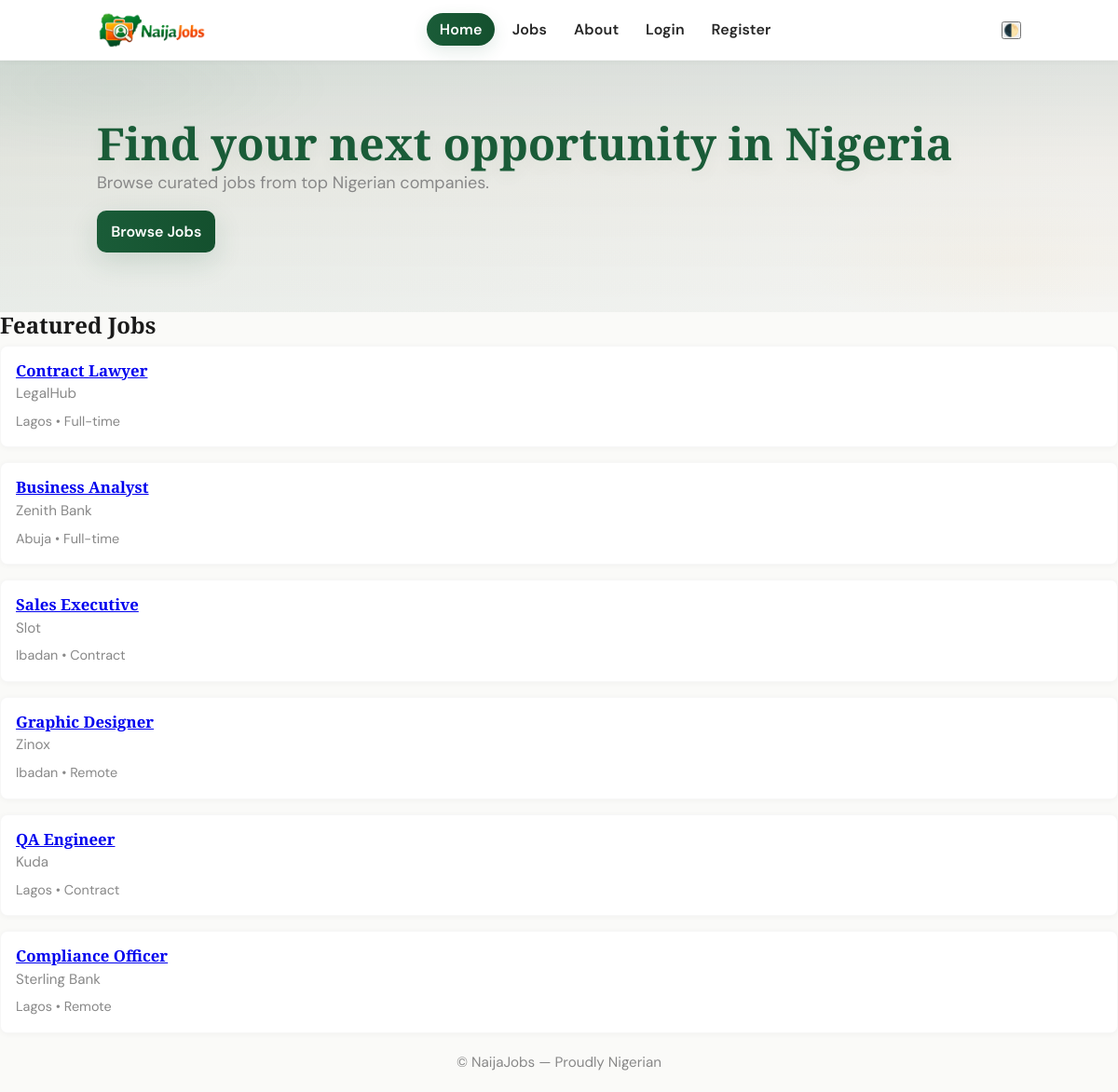
The page / on the database its author committed.
### jobs/models.py (models this page shows, shortened)
class Job(models.Model):
    owner = models.ForeignKey(User, on_delete=models.CASCADE, related_name='jobs')
    title = models.CharField(max_length=200)
    company = models.CharField(max_length=200)
    location = models.CharField(max_length=200)
    job_type = models.CharField(max_length=2, choices=JOB_TYPE_CHOICES, default='FT')
    salary_min = models.PositiveIntegerField(null=True, blank=True)
    salary_max = models.PositiveIntegerField(null=True, blank=True)
    description = models.TextField()
    category = models.CharField(max_length=50, choices=CATEGORY_CHOICES, default='Tech')
    date_posted = models.DateTimeField(auto_now_add=True)
    is_active = models.BooleanField(default=True)
    class Meta:
        ordering = ['-date_posted']

### jobs/views.py (the view)
# urls.py: path('', views.homepage, name='homepage'),
def homepage(request):
    featured = Job.objects.filter(is_active=True).order_by('-date_posted')[:6]
    return render(request, 'jobs/homepage.html', {'featured': featured})

### jobs/templates/jobs/homepage.html
{% extends 'jobs/base.html' %}
{% block content %}
<section class="hero">
  <div class="hero-inner container">
    <h1>Find your next opportunity in Nigeria</h1>
    <p>Browse curated jobs from top Nigerian companies.</p>
    <a class="btn" href="{% url 'jobs:job_list' %}">Browse Jobs</a>
  </div>
  <div class="overlay-contrast" aria-hidden="true"></div>
</section>
<section class="featured">
  <h2>Featured Jobs</h2>
  <div class="grid">
    {% for job in featured %}
      <article class="job-card" data-job-id="{{ job.id }}">
        <h3><a href="{% url 'jobs:job_detail' job.id %}">{{ job.title }}</a></h3>
        <p class="company">{{ job.company }}</p>
        <p class="meta">{{ job.location }} • {{ job.get_job_type_display }}</p>
      </article>
    {% empty %}
      <p>No featured jobs yet.</p>
    {% endfor %}
  </div>
</section>
{% endblock %}

### jobs/templates/jobs/base.html (shortened to what this page needs)
{% load static %}
<!doctype html>
<html lang="en">
<head>
  <link rel="stylesheet" href="{% static 'jobs/css/styles.css' %}">
</head>
<body>
  <header class="site-header">
    <nav class="nav">
      <a class="brand" href="{% url 'jobs:homepage' %}">
  <img src="{% static 'jobs/images/logo.png' %}" alt="NaijaJobs" width="160" height="40">
</a>
      <ul class="nav-links">
        <li><a href="{% url 'jobs:homepage' %}">Home</a></li>
        <li><a href="{% url 'jobs:job_list' %}">Jobs</a></li>
        <li><a href="{% url 'jobs:about' %}">About</a></li>
        {% if user.is_authenticated %}
          <li><a href="{% url 'jobs:post_job' %}">Post a Job</a></li>
          <li><a href="{% url 'jobs:my_listings' %}">My Listings</a></li>
          <li><a href="{% url 'jobs:logout' %}">Logout</a></li>
        {% else %}
          <li><a href="{% url 'jobs:login' %}">Login</a></li>
          <li><a href="{% url 'jobs:register' %}">Register</a></li>
        {% endif %}
      </ul>
      <button id="dark-toggle" aria-label="Toggle dark mode">🌓</button>
    </nav>
  </header>
  <main>
    {% block content %}{% endblock %}
  </main>
  <footer class="site-footer">
    <p>&copy; NaijaJobs — Proudly Nigerian</p>
  </footer>
</body>
</html>

### rows shown on the page
Job: title "Contract Lawyer", company "LegalHub", location "Lagos", job_type "Full-time"
Job: title "Business Analyst", company "Zenith Bank", location "Abuja", job_type "Full-time"
Job: title "Sales Executive", company "Slot", location "Ibadan", job_type "Contract"
Job: title "Graphic Designer", company "Zinox", location "Ibadan", job_type "Remote"
Job: title "QA Engineer", company "Kuda", location "Lagos", job_type "Contract"
Job: title "Compliance Officer", company "Sterling Bank", location "Lagos", job_type "Remote"
